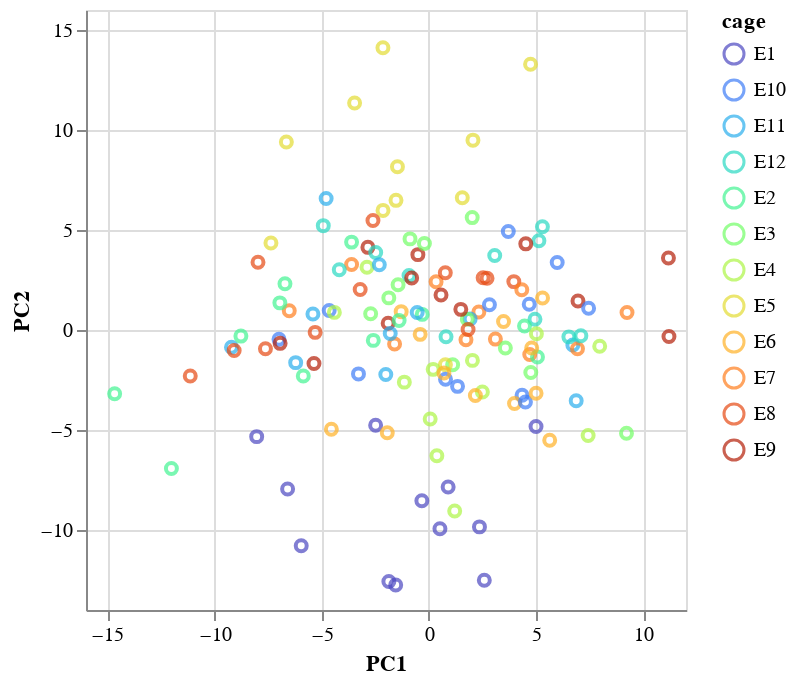

Write notebook code for a chart like this one.
### Code cell
plt2L=samsp.copy()
plt2L['PC1']=tplt2L[:,0]
plt2L['PC2']=tplt2L[:,1]

alt.Chart(plt2L).mark_point().encode(
    x='PC1',
    y='PC2',
    color=alt.Color('cage', scale=alt.Scale(scheme='turbo'))
)

### Figure 1 — Vega-Lite specification as saved in the notebook (floating-point values rounded to 4 significant figures; data arrays with more than 128 entries replaced by an {"elided": "..."} marker saying what was removed)
{"config": {"view": {"continuousWidth": 300, "continuousHeight": 300}}, "data": {"name": "data-543fafde9e2dab10d78a9e6ce34f4851"}, "mark": {"type": "point"}, "encoding": {"color": {"field": "cage", "scale": {"scheme": "turbo"}, "type": "nominal"}, "x": {"field": "PC1", "type": "quantitative"}, "y": {"field": "PC2", "type": "quantitative"}}, "$schema": "https://vega.github.io/schema/vega-lite/v5.20.1.json", "datasets": {"data-543fafde9e2dab10d78a9e6ce34f4851": {"elided": "139 records"}}}
